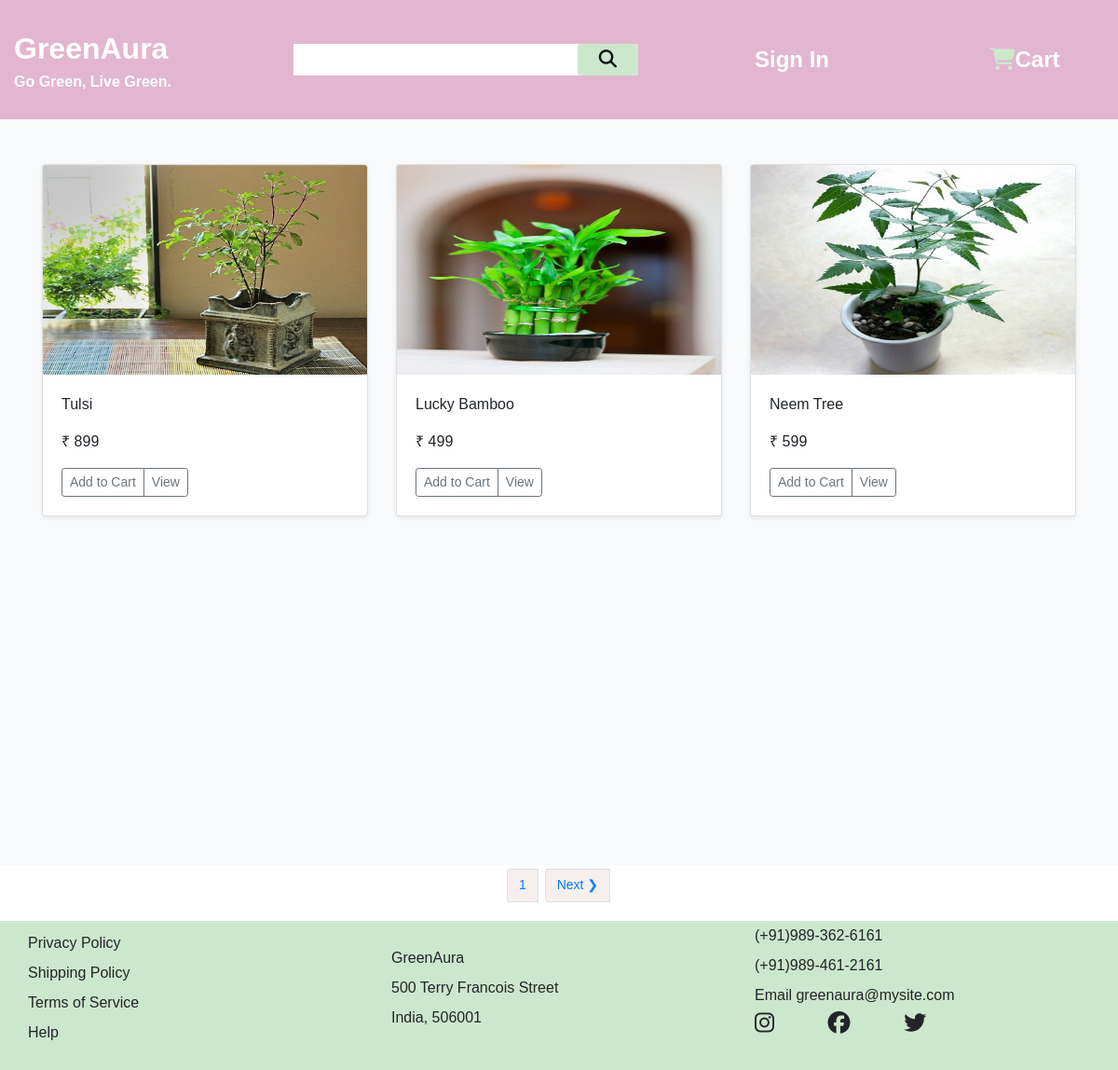
Page /products on the committed database.
### products/models.py (models this page shows, shortened)
class Product(models.Model):
    name = models.CharField(max_length = 50)
    price = models.IntegerField(default = 0)
    category = models.ForeignKey(Category , on_delete=models.CASCADE, default=1)
    placement=models.CharField(max_length = 200, default = "", null=True, blank=True)
    description = models.CharField(max_length = 200, default = "", null=True, blank=True)
    image = models.ImageField(upload_to ='products/')
    id=models.UUIDField(default=uuid.uuid4,unique=True,primary_key=True,editable=False)
    class Meta:
        ordering = ['category']

### products/views.py (the view)
# urls.py: path('',include('products.urls')),
def products(request):
    products,search_query=searchProducts(request)
    custom_range,products=paginationProducts(request,products,4)
    context={'products':products,'search_query':search_query,'custom_range':custom_range}
    return render(request,'products/products.html',context)

### products/utils.py (called while the page is built)
def paginationProducts(request,products,results):
    page=request.GET.get('page')
    results=3
    paginator=Paginator(products,results)
    try:
        products=paginator.page(page)
    except PageNotAnInteger:
        page=1
        products=paginator.page(page)
    except EmptyPage:
        page=paginator.num_pages # last page
        products=paginator.page(page)
    leftIndex=(int(page) - 1)
    if leftIndex < 1:
        leftIndex=1
    rightIndex=(int(page) + 1)
    if rightIndex > paginator.num_pages:
        rightIndex=paginator.num_pages+1
    custom_range=range(leftIndex,rightIndex)
    return custom_range,products

def searchProducts(request):
    search_query=''
    if request.GET.get('search_query'):
        search_query=request.GET.get('search_query')
    products=Product.objects.distinct().filter(Q(name__icontains=search_query) | Q(category__name__icontains=search_query) | Q(placement__icontains=search_query))
    return products,search_query

### users/templatetags/custom_tags.py (called while the page is built)
@register.filter(name='in_group')
def in_group(user, group_name):
    return user.groups.filter(name=group_name).exists()

### products/templates/products/products.html
{% extends 'main.html' %}
{% load static %}
{% block content %}
  <div class="album py-5 bg-light h-100">
    <div class="container">
      <div class="row">
        {% for product in products %}
        <div class="col-md-4">
          <div class="card mb-4 shadow-sm">
            <img src="{{ product.image.url }}" class="bd-placeholder-img card-img-top" width="200%" height="225">
            <div class="card-body">
              <p class="card-text">{{ product.name }}</p>
              <p class="card-text">₹ {{ product.price }}</p>
              <div class="d-flex justify-content-between align-items-center">
                <div class="btn-group">
                  <button data-product="{{product.id}}" data-action="add" type="button" class="btn btn-sm btn-outline-secondary add-to-cart update-cart">Add to Cart</button>
                  <a href="{% url 'productDetail' product.id %}" class="btn btn-sm btn-outline-secondary">View</a>
                </div>
              </div>
            </div>
          </div>
        </div>
        {% endfor %}
      </div>
    </div>
  </div>
{% include 'pagination.html' with queryset=products custom_range=custom_range %}
{% endblock content %}

### static/styles/app.css (style rules this page uses)
* { margin:0; font-family:Arial; border:border-box; }
html,body { height: 100%; margin: 0; }

### rows in the picture
Product: image (picture), name "Tulsi", price "899"
Product: image (picture), name "Lucky Bamboo", price "499"
Product: image (picture), name "Neem Tree", price "599"

### other values in the picture
{{ page }} "1"
